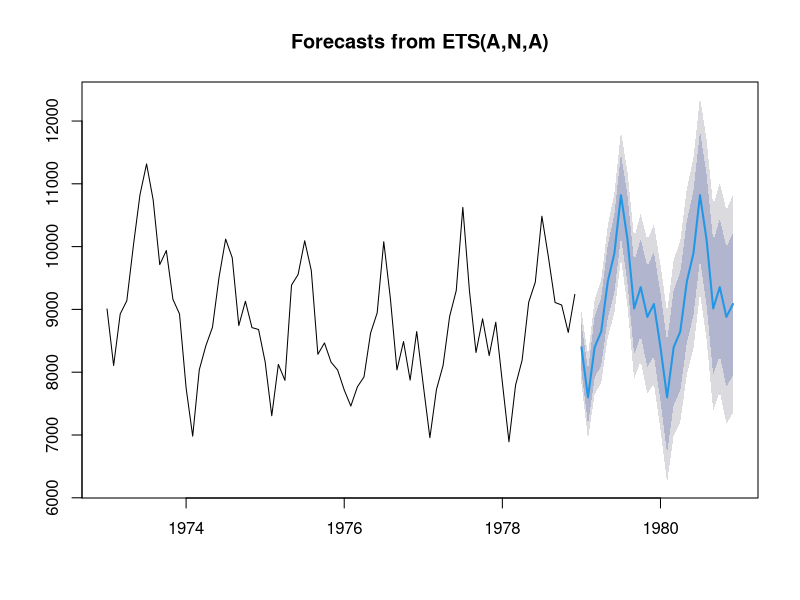
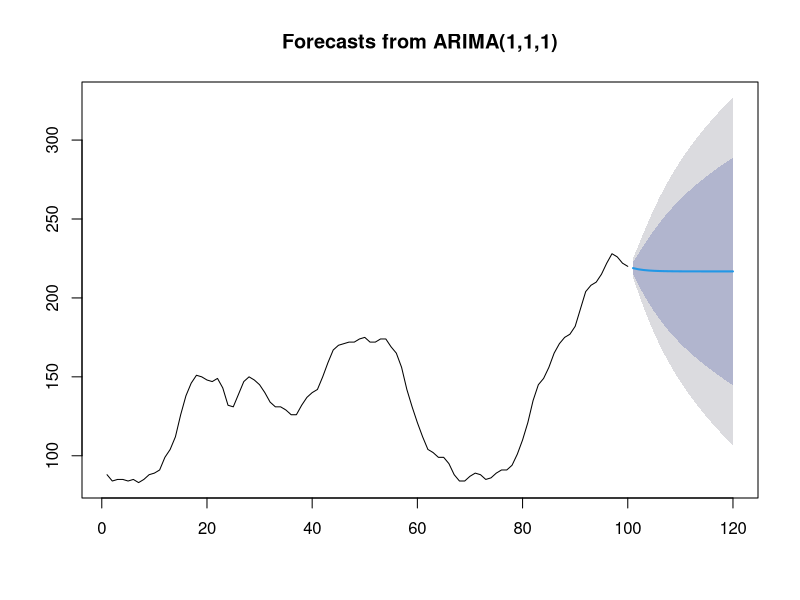
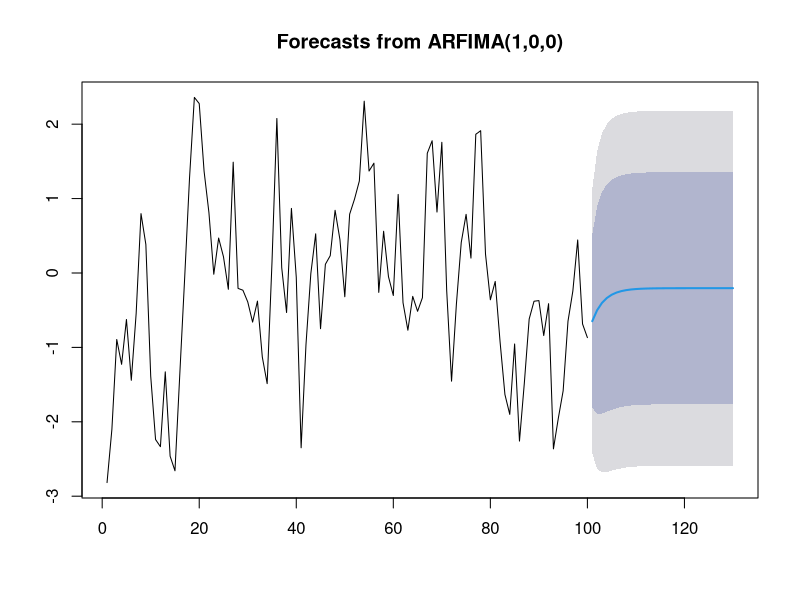
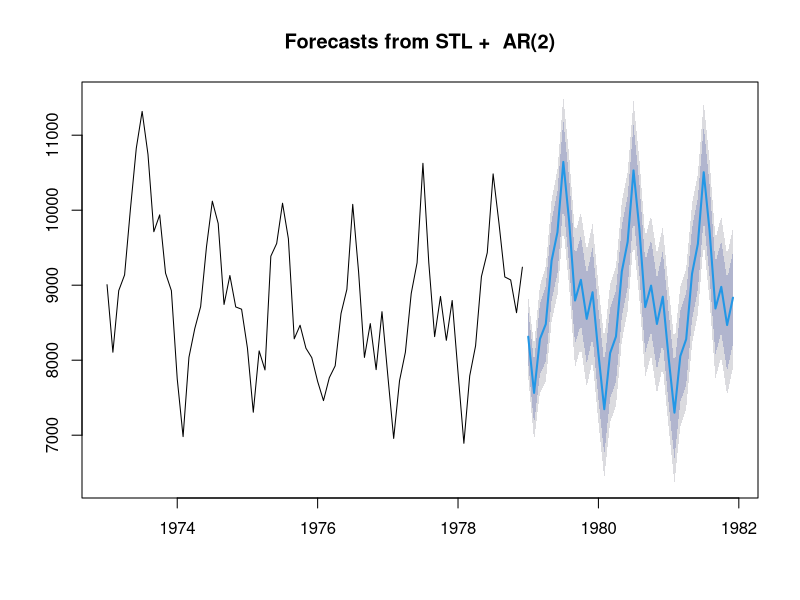
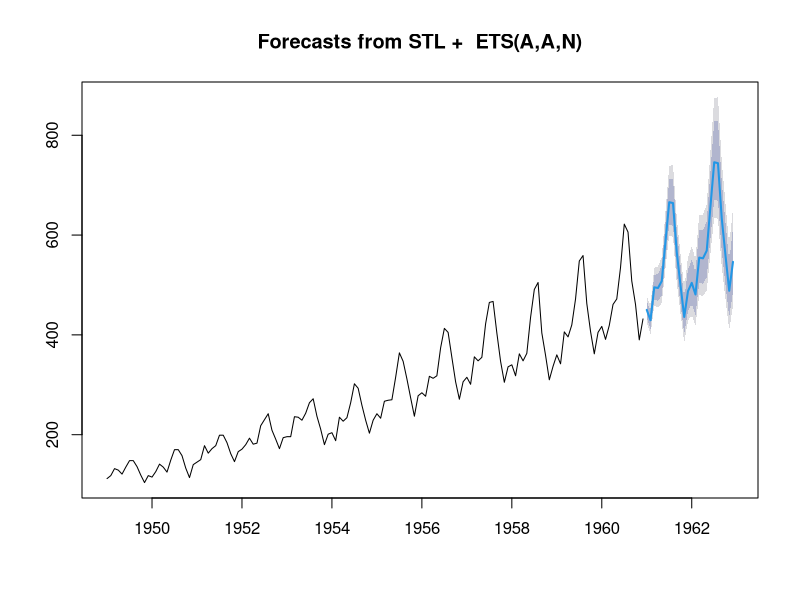
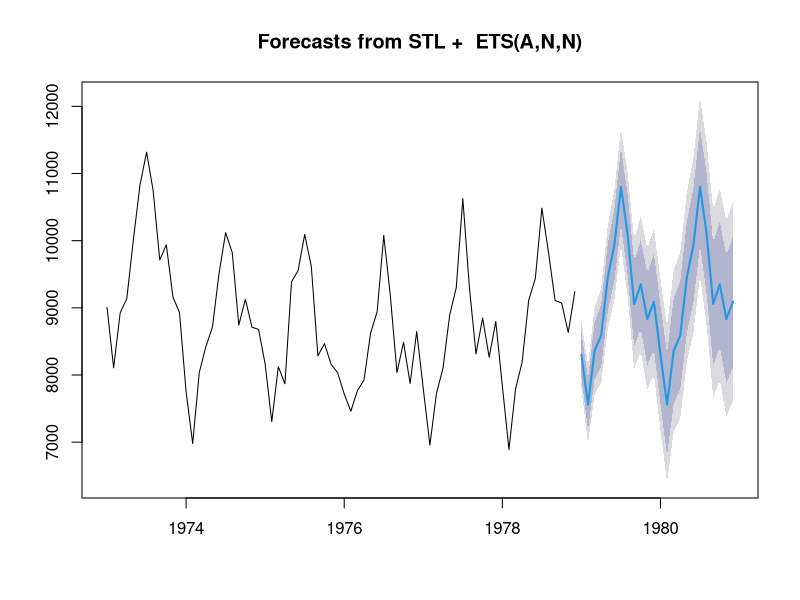
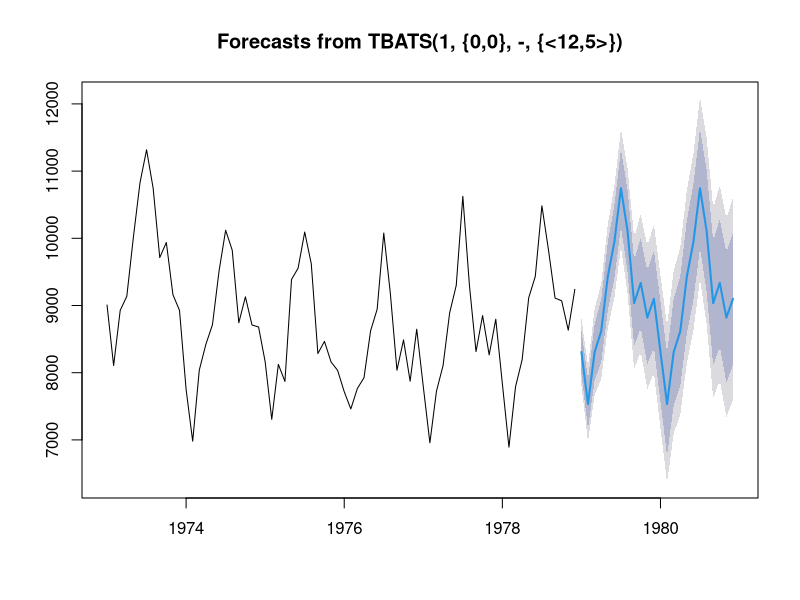

Recreate these plots in R, in order. (Note: this script raises an error after producing the figures.)
library(forecast)

# ETS forecasts
fit <- ets(USAccDeaths)
forecastFit <- forecast(fit)
plot(forecastFit)

# Automatic ARIMA forecasts
fit <- auto.arima(WWWusage)
plot(forecast(fit, h=20))

# ARFIMA forecasts
library(fracdiff)
x <- fracdiff.sim( 100, ma=-.4, d=.3)$series
fit <- arfima(x)
plot(forecast(fit, h=30))

# Forecasting with STL
tsmod <- stlm(USAccDeaths, modelfunction=ar)
plot(forecast(tsmod, h=36))

plot(stlf(AirPassengers, lambda=0))

decomp <- stl(USAccDeaths,s.window="periodic")
plot(forecast(decomp))

# TBATS forecasts
fit <- tbats(USAccDeaths, use.parallel=FALSE)
plot(forecast(fit))

taylor.fit <- tbats(taylor)
plot(forecast(taylor.fit))